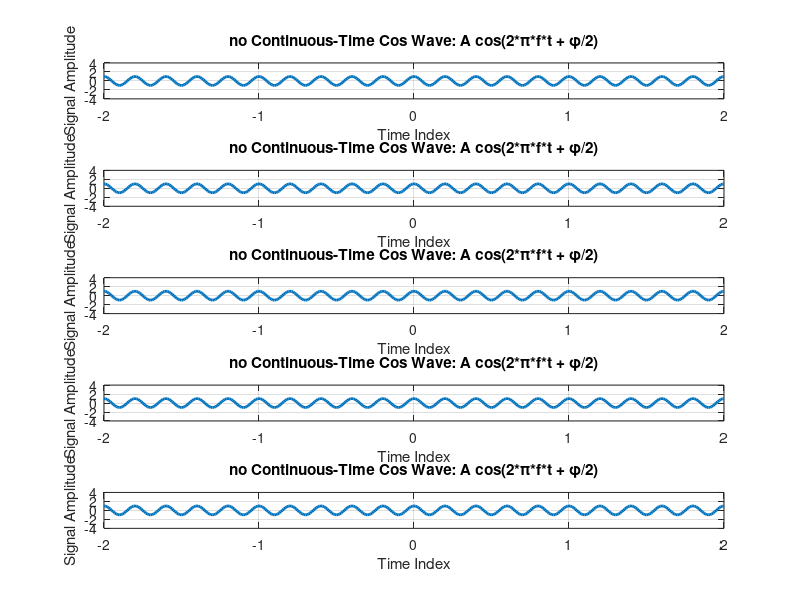

MATLAB code to generate this figure:
clc;
clear all; 
close all; 
t=-2:1/100:2; 
A=1; 
phase=0;
n=input('enter n no of sinusoid ');

    for i=1:n; 
f=input('enter frequency of sinusoid ');
x=cos(2*pi*f*t + phase);
subplot(n,1,i)
plot(t,x, 'linewidth', 2)
title('no Continuous-Time Cos Wave: A cos(2*\pi*f*t + \phi/2)') 
xlabel('Time Index')
ylabel('Signal Amplitude') 
grid
axis([t(1) t(end) -4 4])
    end
